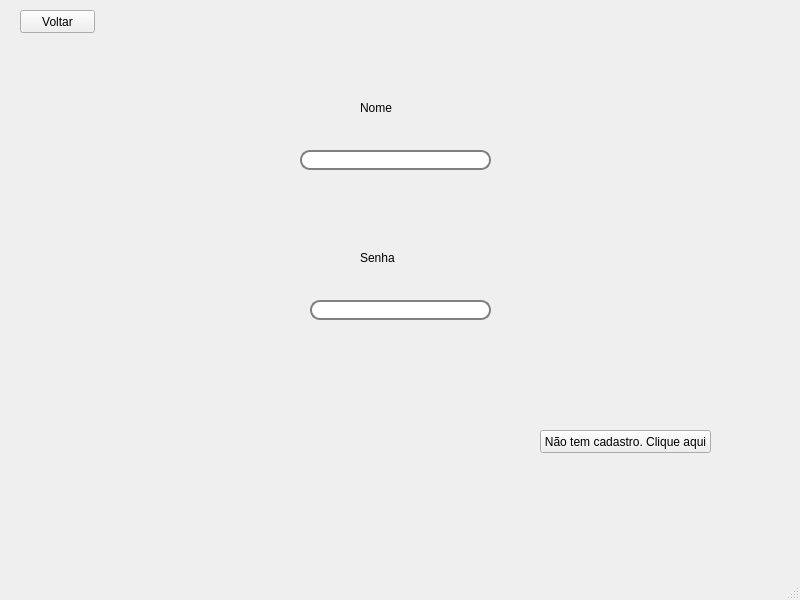
<?xml version="1.0" encoding="UTF-8"?>
<ui version="4.0">
 <class>MainWindow</class>
 <widget class="QMainWindow" name="MainWindow">
  <property name="geometry">
   <rect>
    <x>0</x>
    <y>0</y>
    <width>800</width>
    <height>600</height>
   </rect>
  </property>
  <property name="windowTitle">
   <string>MainWindow</string>
  </property>
  <widget class="QWidget" name="centralwidget">
   <widget class="QPushButton" name="pushButton">
    <property name="geometry">
     <rect>
      <x>20</x>
      <y>10</y>
      <width>75</width>
      <height>23</height>
     </rect>
    </property>
    <property name="styleSheet">
     <string notr="true">font: 12pt &quot;Arial&quot;;</string>
    </property>
    <property name="text">
     <string>Voltar</string>
    </property>
   </widget>
   <widget class="QLabel" name="label">
    <property name="geometry">
     <rect>
      <x>360</x>
      <y>100</y>
      <width>71</width>
      <height>16</height>
     </rect>
    </property>
    <property name="styleSheet">
     <string notr="true">font: 12pt &quot;Arial&quot;;</string>
    </property>
    <property name="text">
     <string>Nome</string>
    </property>
   </widget>
   <widget class="QLineEdit" name="lineEdit">
    <property name="geometry">
     <rect>
      <x>300</x>
      <y>150</y>
      <width>191</width>
      <height>20</height>
     </rect>
    </property>
    <property name="styleSheet">
     <string notr="true"> border: 2px solid gray; /* Define uma borda de 2 pixels e cor cinza */
    border-radius: 10px;    /* Arredonda os cantos com 10 pixels */
    padding: 0 8px;</string>
    </property>
   </widget>
   <widget class="QLabel" name="label_2">
    <property name="geometry">
     <rect>
      <x>360</x>
      <y>250</y>
      <width>71</width>
      <height>16</height>
     </rect>
    </property>
    <property name="styleSheet">
     <string notr="true">font: 12pt &quot;Arial&quot;;</string>
    </property>
    <property name="text">
     <string>Senha</string>
    </property>
   </widget>
   <widget class="QLineEdit" name="lineEdit_2">
    <property name="geometry">
     <rect>
      <x>310</x>
      <y>300</y>
      <width>181</width>
      <height>20</height>
     </rect>
    </property>
    <property name="styleSheet">
     <string notr="true"> border: 2px solid gray; /* Define uma borda de 2 pixels e cor cinza */
    border-radius: 10px;    /* Arredonda os cantos com 10 pixels */
    padding: 0 8px;</string>
    </property>
   </widget>
   <widget class="QPushButton" name="pushButton_2">
    <property name="geometry">
     <rect>
      <x>540</x>
      <y>430</y>
      <width>171</width>
      <height>23</height>
     </rect>
    </property>
    <property name="text">
     <string>Não tem cadastro. Clique aqui</string>
    </property>
   </widget>
  </widget>
  <widget class="QMenuBar" name="menubar">
   <property name="geometry">
    <rect>
     <x>0</x>
     <y>0</y>
     <width>800</width>
     <height>21</height>
    </rect>
   </property>
  </widget>
  <widget class="QStatusBar" name="statusbar"/>
 </widget>
 <resources/>
 <connections/>
</ui>
